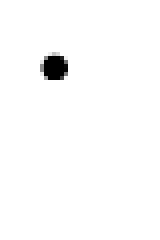
#> input picture media/images/train/1.png, 40 x 60 px (shown 4 times larger); its folder holds only this picture in this run
$ python prog.py   (older library calls are emulated)
#> lines starting #> are read from the running program, lines starting #| are printed output that depends on the picture; after the words box and inside, x2 and y2 are one past the last pixel; in counts of white or black regions, pixels touching at a corner belong together
import sys
import cv2
import scipy
import random
import imageio
import numpy as np
import zipfile as zf
import matplotlib.pyplot as plt

from scipy import ndimage
from imageio import imread
from skimage.feature import hog
from scipy.ndimage import shift
from sklearn.metrics import accuracy_score
from PIL import Image, ImageDraw, ImageFont
from skimage.util import random_noise, invert
from sklearn.neural_network import MLPClassifier
from sklearn.model_selection import train_test_split

alphabet =\
{\
	repr([1, 0, 0, 0, 0, 0]) : "a",\
	repr([1, 0, 1, 0, 0, 0]) : "b",\
	repr([1, 1, 0, 0, 0, 0]) : "c",\
	repr([1, 1, 0, 1, 0, 0]) : "d",\
	repr([1, 0, 0, 1, 0, 0]) : "e",\
	repr([1, 1, 1, 0, 0, 0]) : "f",\
	repr([1, 1, 1, 1, 0, 0]) : "g",\
	repr([1, 0, 1, 1, 0, 0]) : "h",\
	repr([0, 1, 1, 0, 0, 0]) : "i",\
	repr([0, 1, 1, 1, 0, 0]) : "j",\
	repr([1, 0, 0, 0, 1, 0]) : "k",\
	repr([1, 0, 1, 0, 1, 0]) : "l",\
	repr([1, 1, 0, 0, 1, 0]) : "m",\
	repr([1, 1, 0, 1, 1, 0]) : "n",\
	repr([1, 0, 0, 1, 1, 0]) : "o",\
	repr([1, 1, 1, 0, 1, 0]) : "p",\
	repr([1, 1, 1, 1, 1, 0]) : "q",\
	repr([1, 0, 1, 1, 1, 0]) : "r",\
	repr([0, 1, 1, 0, 1, 0]) : "s",\
	repr([0, 1, 1, 1, 1, 0]) : "t",\
	repr([1, 0, 0, 0, 1, 1]) : "u",\
	repr([1, 0, 1, 0, 1, 1]) : "v",\
	repr([0, 1, 1, 1, 0, 1]) : "w",\
	repr([1, 1, 0, 0, 1, 1]) : "x",\
	repr([1, 1, 0, 1, 1, 1]) : "y",\
	repr([1, 0, 0, 1, 1, 1]) : "z",\
}

# normalizes image pixels between 0 and 255
def normalize(img):
	imin = np.min(img)
	imax = np.max(img)

	return (((img - imin)/(imax - imin)) * 255).astype(np.float)

# Prints image with minimum value equal to 0 and maximum to 255
def printImage(img):
	plt.figure(figsize=(16,8))
	plt.imshow(mat, cmap="gray", vmin=0, vmax=255)

# Prints image with matplotlib defaults
def printImage2(img):
	plt.figure(figsize=(16,8))
	plt.imshow(mat, cmap="gray")

# Median difference filter, highlights the shadow pixels
def filter(I, n):
	m = n//2
	J = np.empty(I.shape, dtype=np.float)
	N, M = I.shape
	I = np.pad(I, ((m, m), (m, m)), 'symmetric')

	for i in range(N):
		for j in range(M):
			sub = I[i+m:(i+m+n), j+m:(j+m+n)]
			med = np.median(np.ravel(sub)) # gets median
			J[i, j] = abs(I[i+m, j+m] - med) # applies the difference
	return J

# applies mean filter to image I
def MeanFilter(I, n):
	m = n//2
	J = np.empty(I.shape, dtype=np.float) # the answer
	N, M = I.shape
	I = np.pad(I, ((m, m), (m, m)), 'symmetric')
	for	i in range(N):
		for j in range(M):
			# copies the matrix to sub
			sub = I[i+m:(i+m+n), j+m:(j+m+n)]
			J[i, j] = np.mean(np.ravel(sub)) # get mean of the linearized list
	return J

filename = str(input()).rstrip() # filename of the input image
#> the answer given: media/images/train/1.png
image = imageio.imread(filename)
#> image is the input picture: shape (60, 40, 3); min 0, max 255, mean 251.5
matrix = np.array(image, copy=True, dtype=np.float)

N, M, _ = matrix.shape
#> N = 60; M = 40

sys.setrecursionlimit(10 * N * M)

# Transform RGB to gray scale
for i in range(N):
	for j in range(M):
		matrix[i, j, 0] = matrix[i, j, 0] * 0.2989 + matrix[i, j, 1] * 0.5870 + matrix[i, j, 2] * 0.1140

matrix = matrix[:, :, 0:1].squeeze()
#> matrix: shape (60, 40) float64

# Plot original image
mat = matrix.astype(np.uint8)
printImage(mat)

matrix = normalize(matrix)
#> in normalize, `imin = np.min(img)`: imin = 0
#> in normalize, `imax = np.max(img)`: imax = 255
dots_matrix = filter(matrix, 21) # Applies filter to normalized matrix
#> in filter, `I = np.pad(I, ((m, m), (m, m)), 'symmetric')`:
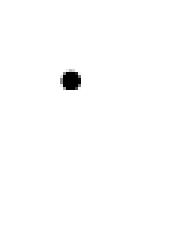
#> I: shape (80, 60) float64 (shown 3 times larger); min 0, max 255, mean 253.2
#> after the loop in filter, `for i in range(N):`:
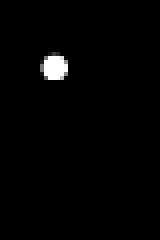
#> J: shape (60, 40) float64 (shown 4 times larger); min 0, max 255, mean 3.5
dots_matrix = normalize(dots_matrix)

# Smooth image using mean filter, to reduce noise
dots_matrix = MeanFilter(dots_matrix, 3)

# Thresholding step, 30 is arbitrary value derived from testing with images, but independent of input image gray scale
for i in range(N):
	for j in range(M):
		dots_matrix[i, j] = 0 if dots_matrix[i, j] < 30 else 1
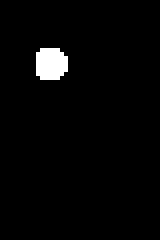
#> dots_matrix: shape (60, 40) float64 (shown 4 times larger); values 0 (black) and 1 (white), 2.3% white; 1 white region, box (x1, y1, x2, y2) and area: (9, 12, 17, 20) 56

#
#

#	Now we want to ignore some white regions, which must not be seen as braillee circles
#	To do that, we can use image description of our pattern, and use the comparison result to decide to keep or ignore some region
#	The parameters that must be considered to describe the circles are the colour description, its size in pixels, and its centrality in the image
#	To describe our pattern, we can calculate the mean of the histograms, using centrality as a weight
#	The size of the regions can be used to already discard some regions beforehand (this can be applied optionally)
#

# Erode the regions to calculate circles
dots_matrix = ndimage.binary_erosion(dots_matrix)
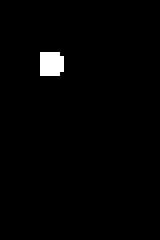
#> dots_matrix: shape (60, 40) bool (shown 4 times larger); 1.4% white; 1 white region, box (x1, y1, x2, y2) and area: (10, 13, 16, 19) 34

# Plot segmented image
mat = dots_matrix.astype(np.uint8)
printImage2(mat)

def pointsInComponent(i, j, pts):
	vis[i, j] = 1
	pts.append((i, j))
	if i + 1 < N and vis[i+1, j] == 0 and dots_matrix[i+1, j] == 1: pointsInComponent(i+1, j, pts)
	if i - 1 >=0 and vis[i-1, j] == 0 and dots_matrix[i-1, j] == 1: pointsInComponent(i-1, j, pts)
	if j + 1 < M and vis[i, j+1] == 0 and dots_matrix[i, j+1] == 1: pointsInComponent(i, j+1, pts)
	if j - 1 >=0 and vis[i, j-1] == 0 and dots_matrix[i, j-1] == 1: pointsInComponent(i, j-1, pts)

vis = np.zeros((N, M))

# Retrieve components (white regions) and its pixels
comp = []
for i in range(N):
	for j in range(M):
		if vis[i, j] == 0 and dots_matrix[i, j] == 1:
			comp.append([])
			pointsInComponent(i, j, comp[-1])

# Calculate histograms of each region using list comprehension
histograms = [
	np.histogram(np.array([matrix[x] for x in pts]), bins=256, range=(0, 255))[0]
	for pts in comp
]
#> histograms = 1 item

sz = np.median([len(x) for x in comp])
#> sz = 34
# histogram description of braille circle, it is calculated as weighted mean of the histograms of white regions, in which the weight is it's centrality
desc = []
for c in range(256):
	desc.append(0)
	sum = 0 # sums of weights
	for i in range(len(comp)):
		if abs(len(comp[i]) - sz) > sz: continue
		p, q = comp[i][0]
		w = np.min([(p+1), (N - p+1), (q+1), (M - q + 1)]) # weight of the region, its centrality
		w = w/(len(comp))
		sum += w
		desc[c] += w * histograms[i][c]
	desc[c] /= sum
#> after the loop, desc = 256 values, max 22 at index 0, min 0 at index 1, mean 0.133

# Flood fill algorithm to paint unwanted white regions
def paintBlack(i, j):
	dots_matrix[i, j] = 0
	if i + 1 < N and dots_matrix[i+1, j] == 1: paintBlack(i+1, j)
	if i - 1 >=0 and dots_matrix[i-1, j] == 1: paintBlack(i-1, j)
	if j + 1 < M and dots_matrix[i, j+1] == 1: paintBlack(i, j+1)
	if j - 1 >=0 and dots_matrix[i, j-1] == 1: paintBlack(i, j-1)

# CV histogram correlation function
def compare(a, b):
	return cv2.compareHist(np.array(a).astype('float32'), np.array(b).astype('float32'), cv2.HISTCMP_CORREL)

# Euclidean distance comparison function
def euclideanDistance(a, b):
	return (np.sum((np.array(a) - np.array(b))**2)/256)**(1/2)

errors = []
for i in range(len(histograms)):
	errors.append(compare(desc, histograms[i]))
	if compare(desc, histograms[i]) < 0 or euclideanDistance(desc, histograms[i]) > 1: #if correlation between the two histograms is less than 0.05, paint it black
		print(euclideanDistance(desc, histograms[i]), end=' ')
		print(compare(desc, histograms[i]))
		paintBlack(comp[i][0][0], comp[i][0][1])
#> this loop made 1 pass
#> after the loop, errors = [1]

# This part will calculate the average diameter
diam = 0.0
#> diam = 0
for i in range(len(comp)):
	lo = N
	for pt in comp[i]: lo = min(lo, pt[0])
	hi = 0
	for pt in comp[i]: hi = max(hi, pt[0])

	v = hi - lo + 1
	lo = M
	for pt in comp[i]: lo = min(lo, pt[1])
	hi = 0
	for pt in comp[i]: hi = max(hi, pt[1])

	v = max(v, hi - lo + 1)
	diam += v
#> this loop made 1 pass
#> diam on pass 1: 6
#> after the loop, diam = 6

diam //= len(comp)
print(diam)
#| 6.0
diam = int(diam)

# Plot segmented image
mat = dots_matrix.astype(np.uint8)
printImage2(mat)

images = []
for i in range(1, 27):
#> (the run stopped early here; a loop or call above may not have finished)
